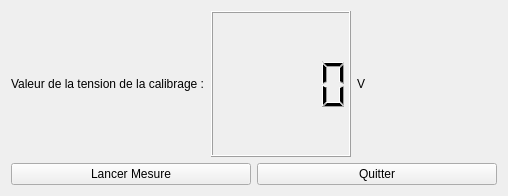
<?xml version="1.0" encoding="UTF-8"?>
<ui version="4.0">
 <class>Widget</class>
 <widget class="QWidget" name="Widget">
  <property name="geometry">
   <rect>
    <x>0</x>
    <y>0</y>
    <width>508</width>
    <height>196</height>
   </rect>
  </property>
  <property name="windowTitle">
   <string>Widget</string>
  </property>
  <layout class="QVBoxLayout" name="verticalLayout">
   <item>
    <layout class="QHBoxLayout" name="horizontalLayout">
     <item>
      <widget class="QLabel" name="label">
       <property name="text">
        <string>Valeur de la tension de la calibrage :</string>
       </property>
      </widget>
     </item>
     <item>
      <widget class="QLCDNumber" name="lcdNumberTension"/>
     </item>
     <item>
      <widget class="QLabel" name="label_2">
       <property name="styleSheet">
        <string notr="true">font: 20pt &quot;Ubuntu&quot;;</string>
       </property>
       <property name="text">
        <string>V</string>
       </property>
      </widget>
     </item>
    </layout>
   </item>
   <item>
    <layout class="QHBoxLayout" name="horizontalLayout_2">
     <item>
      <widget class="QPushButton" name="pushButtonLancerMesure">
       <property name="text">
        <string>Lancer Mesure</string>
       </property>
      </widget>
     </item>
     <item>
      <widget class="QPushButton" name="pushButtonQuitter">
       <property name="text">
        <string>Quitter</string>
       </property>
      </widget>
     </item>
    </layout>
   </item>
  </layout>
 </widget>
 <resources/>
 <connections>
  <connection>
   <sender>pushButtonQuitter</sender>
   <signal>clicked()</signal>
   <receiver>Widget</receiver>
   <slot>close()</slot>
   <hints>
    <hint type="sourcelabel">
     <x>365</x>
     <y>263</y>
    </hint>
    <hint type="destinationlabel">
     <x>358</x>
     <y>601</y>
    </hint>
   </hints>
  </connection>
 </connections>
</ui>
